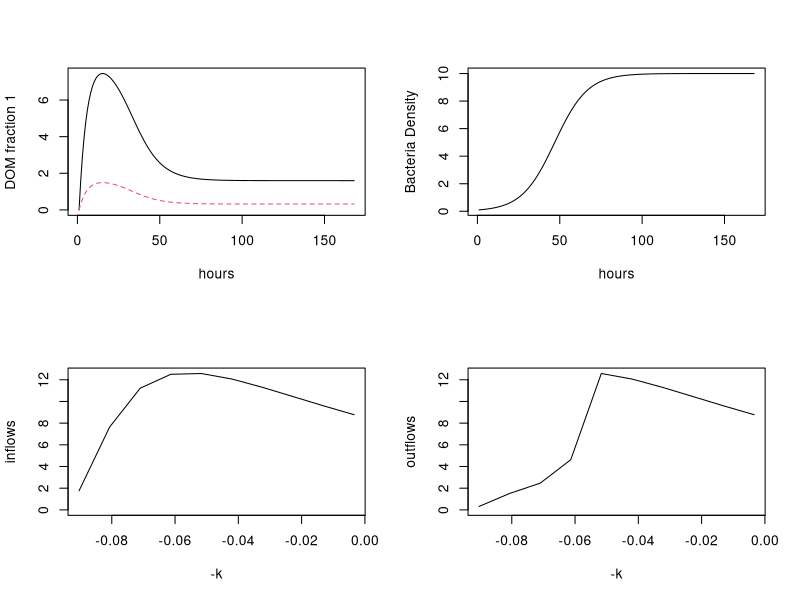

Reproduce this figure in R.
library(deSolve)
range = 5 # range of the lognormal distribution to use
MaxTotalDOCUptake = 2.42  # g/h per km stream, the maximum rate derived from  McLaughlin and Kaplan 2013
# this factor of 20 effectively extends the reach by to 20 km

BiofilmBacteriaFraction = .8; # for now set density of bacteria at 80% of their maximum possible
MaximumPossibleUptake = MaxTotalDOCUptake # same as above, at least for now

DOCin = function(t, subpool, poolDivisions) {
  segment = range / poolDivisions
  # this use of lognormal is not quite right
  # remember than proportion in a given pool have ln(k) is normally distributed
 
  if(t < 50) {
    mean = .5
  } else {
    mean = 1.7
  }
  mean = 1.7
  
  portion = plnorm(subpool * segment, mean = mean) - plnorm((subpool - 1) * segment, mean = mean)
  #print(segment)
  #print(portion)
  
  DOCinTotal = 211
  PoolDOCin = DOCinTotal * portion
  return(PoolDOCin)
}

k = function(subpool, poolDivisions){
  # this is also not quite right
  # because MaxTotalDOCUptake is not the max rate, but rather the max combined rate
  # of all those exponential decays
  lookup = seq(.1, .0034, length.out = poolDivisions + 1)
  k = lookup[subpool + 1]
  return(k)
}

pool =  function(t, y, params) {
  
  MaximumFeasibleUptakeRate = MaximumPossibleUptake  # per hour
  UptakeRateThisTimeStep = 0 # summation
  
  BacteriaDensity = y[PoolDivisions * 2 + 1]
  
  with(as.list(params), {
    differentials = c()
    for(i in 1:PoolDivisions){
      index = (i-1)*2 + 1
      DOC = y[index]
      DOCoutflow = y[index+1]
      
      UptakeRate = k(i, PoolDivisions) * DOC ;
      if(UptakeRate + UptakeRateThisTimeStep > MaximumFeasibleUptakeRate){
        UptakeRate = MaximumFeasibleUptakeRate - UptakeRateThisTimeStep
      }
      UptakeRateThisTimeStep = UptakeRateThisTimeStep + UptakeRate
      
      #print(UptakeRateThisTimeStep)
      
      dDOC = DOCin(t, i, PoolDivisions) - UptakeRate * BacteriaDensity - DOCoutflow
      dDOCoutflow = Dout * dDOC
      differentials[index] = dDOC
      differentials[index+1] = dDOCoutflow

    }
    
    K = 10 # which is to say, we are allowing 10 kilometers of biofilm.
    r = .1 # I have no basis for this yet
    dBacteriaDensity = r * BacteriaDensity * ( 1 - BacteriaDensity / K)
    differentials = c(differentials, dBacteriaDensity)
    
    #print(differentials)
    list(differentials)
  })
}

#
# DOCin - flow of DOC into the system, kg
# Dout - percentage flow out of the system, i.e. water flow/residence time

# 2 pools
# 2 different k
# assume the inflow to each pool is equal (this is not true)
# outflows are equal percentages (this will be true)
# also assume initial DOC is the same and 0 for both pools
PoolDivisions = 10
params = c(Dout = .2, PoolDivisions = PoolDivisions)

Initial.DOC = 0 # units ?
Initial.DOCoutflow = Initial.DOC * params['Dout']
one.week = 24*7
two.weeks = 24*14
t = 1:two.weeks
max = one.week
t = 1:max


state = rep(0, params['PoolDivisions'] * 2)
state = c(state, .1)
out = ode(y = state, times = t, func = pool, parms = params)

par(mfrow=c(2,2))
matplot(t, out[,2:3], type = "l", ylab = "DOM fraction 1", xlab = 'hours')
matplot(t, out[,params['PoolDivisions'] * 2+2], type = "l", ylab = "Bacteria Density", xlab = 'hours')
#matplot(t, sapply(1:PoolDivisions, function(subpool){out[,1+2*subpool]}))

#par(mfrow=c(1,2))
inflows = sapply(1:PoolDivisions, function(subpool){DOCin(1, subpool, PoolDivisions)})
outflows = sapply(1:PoolDivisions, function(subpool){out[,1+2*subpool][max-1]})
ylimit = max(inflows)
ks = -sapply(1:PoolDivisions, k, PoolDivisions);
plot(inflows~ks, type="l", ylim=c(0,ylimit), xlab='-k' )
plot(outflows~ks,type="l", ylim=c(0,ylimit), xlab='-k' )

#par(mfrow=c(1,1))
#matplot(t, out[,2:90], 2, type = "l")
#matplot(t, sapply(1:PoolDivisions, function(subpool){ sapply(t,function(t){ 
#  DOCin(t, subpool, PoolDivisions)})}))

#par(mfrow=c(2,2))
#t1 = sapply(1:PoolDivisions, function(subpool){out[1+subpool]})
